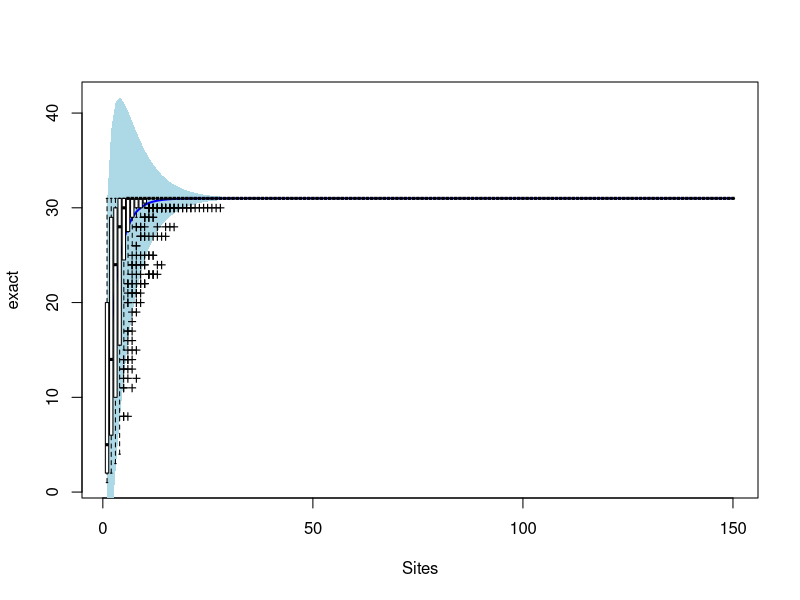
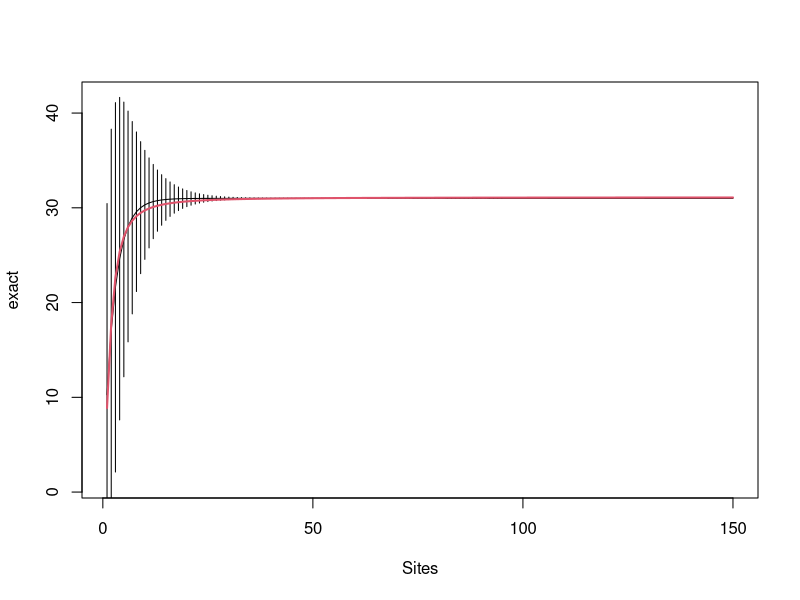

Here is the R script that generated these plots, in order: (Note: this script raises an error after producing the figures.)
# Species Accumulation Curves
# ref: http://cc.oulu.fi/~jarioksa/softhelp/vegan/html/specaccum.html

# Import Libaries
library(vegan)
library(data.table)
# Import raw data set
raw_data <-
  read.csv(file = "./data/LL2_pollen_raw_data.csv", head = TRUE, sep = ",")

# Remove the total counts and spikes(first 8 columns)
core <- raw_data[, c(8:ncol(raw_data))]
core.t <- transpose(core)
# Draw Species Accumulation Curve
sp1 <- specaccum(core.t)
sp2 <- specaccum(core.t, "random", permutations = 100)
sp2
summary(sp2)
plot(sp1, ci.type="poly", col="blue", lwd=2, ci.lty=0, ci.col="lightblue")
boxplot(sp2, col="white", add=TRUE, pch="+")

## Fit Lomolino model to the exact accumulation
mod1 <- fitspecaccum(sp1, "lomolino")
coef(mod1)
fitted(mod1)
plot(sp1)
## Add Lomolino model using argument 'add'
plot(mod1, add = TRUE, col=2, lwd=2)
## Fit Arrhenius models to all random accumulations
mods <- fitspecaccum(sp2, "arrh")
plot(mods, col="hotpink")
boxplot(sp2, col = "yellow", border = "blue", lty=1, cex=0.3, add= TRUE)
## Use nls() methods to the list of models
sapply(mods$models, AIC)

mod <- cca(core.t)
